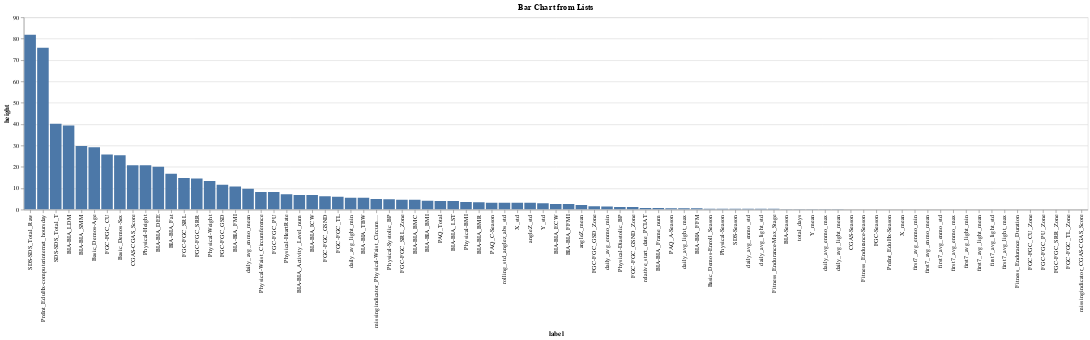

Source (notebook cell):
### Code cell
feature_importance = np.mean([model.feature_importances_ for model in models], axis=0)
cols = list(X.columns)

chart = alt.Chart(pl.DataFrame([{'label': label, 'height': height} for label, height in zip(cols, feature_importance)])).mark_bar().encode(
    x=alt.X('label:N', sort='-y'),
    y=alt.Y('height:Q'),
    tooltip=['label', 'height']
).properties(
    title='Bar Chart from Lists'
).interactive()

chart.display()

### Figure 1 — Vega-Lite specification as saved in the notebook (floating-point values rounded to 4 significant figures)
{"config": {"view": {"continuousWidth": 300, "continuousHeight": 300}}, "data": {"name": "data-5a4bc900e17c99df11a99a2f73421d62"}, "mark": {"type": "bar"}, "encoding": {"tooltip": [{"field": "label", "type": "nominal"}, {"field": "height", "type": "quantitative"}], "x": {"field": "label", "sort": "-y", "type": "nominal"}, "y": {"field": "height", "type": "quantitative"}}, "params": [{"name": "param_1", "select": {"type": "interval", "encodings": ["x", "y"]}, "bind": "scales"}], "title": "Bar Chart from Lists", "$schema": "https://vega.github.io/schema/vega-lite/v5.20.1.json", "datasets": {"data-5a4bc900e17c99df11a99a2f73421d62": [{"label": "Basic_Demos-Enroll_Season", "height": 0.4}, {"label": "CGAS-Season", "height": 0.0}, {"label": "Physical-Season", "height": 0.4}, {"label": "Fitness_Endurance-Season", "height": 0.0}, {"label": "FGC-Season", "height": 0.0}, {"label": "BIA-Season", "height": 0.2}, {"label": "PAQ_A-Season", "height": 0.6}, {"label": "PAQ_C-Season", "height": 3.2}, {"label": "SDS-Season", "height": 0.4}, {"label": "PreInt_EduHx-Season", "height": 0.0}, {"label": "relative_start_date_PCIAT", "height": 0.8}, {"label": "total_days", "height": 0.2}, {"label": "rolling_std_anglez_abs_std", "height": 3.2}, {"label": "X_mean", "height": 0.0}, {"label": "X_std", "height": 3.2}, {"label": "Y_mean", "height": 0.2}, {"label": "Y_std", "height": 3.0}, {"label": "angleZ_mean", "height": 2.2}, {"label": "angleZ_std", "height": 3.2}, {"label": "daily_avg_enmo_min", "height": 1.4}, {"label": "daily_avg_enmo_mean", "height": 9.8}, {"label": "daily_avg_enmo_std", "height": 0.4}, {"label": "daily_avg_enmo_max", "height": 0.2}, {"label": "daily_avg_light_min", "height": 5.6}, {"label": "daily_avg_light_mean", "height": 0.2}, {"label": "daily_avg_light_std", "height": 0.4}, {"label": "daily_avg_light_max", "height": 0.6}, {"label": "first7_avg_enmo_min", "height": 0.0}, {"label": "first7_avg_enmo_mean", "height": 0.0}, {"label": "first7_avg_enmo_std", "height": 0.0}, {"label": "first7_avg_enmo_max", "height": 0.0}, {"label": "first7_avg_light_min", "height": 0.0}, {"label": "first7_avg_light_mean", "height": 0.0}, {"label": "first7_avg_light_std", "height": 0.0}, {"label": "first7_avg_light_max", "height": 0.0}, {"label": "PAQ_Total", "height": 4.0}, {"label": "Fitness_Endurance_Duration", "height": 0.0}, {"label": "Basic_Demos-Age", "height": 29.2}, {"label": "Basic_Demos-Sex", "height": 25.4}, {"label": "CGAS-CGAS_Score", "height": 20.8}, {"label": "Physical-BMI", "height": 3.6}, {"label": "Physical-Height", "height": 20.8}, {"label": "Physical-Weight", "height": 13.4}, {"label": "Physical-Waist_Circumference", "height": 8.2}, {"label": "Physical-Diastolic_BP", "height": 1.2}, {"label": "Physical-HeartRate", "height": 7.2}, {"label": "Physical-Systolic_BP", "height": 4.8}, {"label": "Fitness_Endurance-Max_Stage", "height": 0.4}, {"label": "FGC-FGC_CU", "height": 25.8}, {"label": "FGC-FGC_CU_Zone", "height": 0.0}, {"label": "FGC-FGC_GSND", "height": 6.2}, {"label": "FGC-FGC_GSND_Zone", "height": 1.2}, {"label": "FGC-FGC_GSD", "height": 11.6}, {"label": "FGC-FGC_GSD_Zone", "height": 1.6}, {"label": "FGC-FGC_PU", "height": 8.2}, {"label": "FGC-FGC_PU_Zone", "height": 0.0}, {"label": "FGC-FGC_SRL", "height": 14.8}, {"label": "FGC-FGC_SRL_Zone", "height": 4.6}, {"label": "FGC-FGC_SRR", "height": 14.6}, {"label": "FGC-FGC_SRR_Zone", "height": 0.0}, {"label": "FGC-FGC_TL", "height": 6.0}, {"label": "FGC-FGC_TL_Zone", "height": 0.0}, {"label": "BIA-BIA_Activity_Level_num", "height": 6.8}, {"label": "BIA-BIA_BMC", "height": 4.6}, {"label": "BIA-BIA_BMI", "height": 4.2}, {"label": "BIA-BIA_BMR", "height": 3.4}, {"label": "BIA-BIA_DEE", "height": 20.0}, {"label": "BIA-BIA_ECW", "height": 2.6}, {"label": "BIA-BIA_FFM", "height": 0.6}, {"label": "BIA-BIA_FFMI", "height": 2.6}, {"label": "BIA-BIA_FMI", "height": 10.8}, {"label": "BIA-BIA_Fat", "height": 16.8}, {"label": "BIA-BIA_Frame_num", "height": 0.8}, {"label": "BIA-BIA_ICW", "height": 6.8}, {"label": "BIA-BIA_LDM", "height": 39.4}, {"label": "BIA-BIA_LST", "height": 4.0}, {"label": "BIA-BIA_SMM", "height": 29.8}, {"label": "BIA-BIA_TBW", "height": 5.6}, {"label": "SDS-SDS_Total_Raw", "height": 81.8}, {"label": "SDS-SDS_Total_T", "height": 40.2}, {"label": "PreInt_EduHx-computerinternet_hoursday", "height": 75.8}, {"label": "missingindicator_CGAS-CGAS_Score", "height": 0.0}, {"label": "missingindicator_Physical-Waist_Circumference", "height": 5.0}]}}
